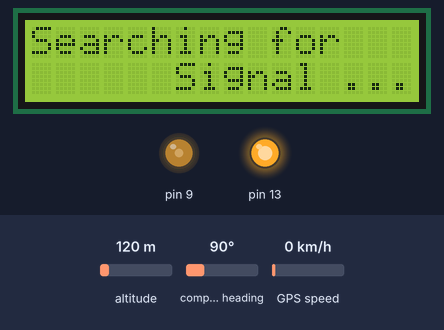
The sketch below on a simulated Arduino Uno, built with avr-gcc and run on an emulated ATmega328P. Shown: 16×2 character LCD, output pins drawn as LEDs (lit = HIGH). The inputs (shaded band) are chosen by the test bench; at power-on: altitude 120 m, compass heading 90°, GPS speed 0 km/h. The GPS gets a fix after 3 s at 37.7749, -122.4194 with 8 satellites.

Above: at 0.1 s.
At 3.2 s:
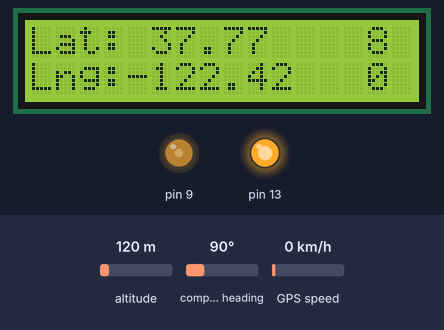

The sketch:

FinalGPS.ino
```cpp
#include <SoftwareSerial.h>
#include <LiquidCrystal.h>
#include <TinyGPS++.h>

#define RXPin 8
#define TXPin 3
#define GPSBaud 9600
#define SAT_MAX 32

SoftwareSerial ss(RXPin, TXPin);
TinyGPSPlus gps;
TinyGPSCustom prnMsg[4];
TinyGPSCustom elevMsg[4];
TinyGPSCustom azimMsg[4];
LiquidCrystal lcd(12, 11, 10, 7, 6, 5, 4);

typedef struct {
	int elev;
	int azim;
	int prn;
	bool found;
} FoundSat;

double latt;
double lon;
int numFound;
FoundSat sats[SAT_MAX];

void setup(void);
void loop(void);
void readGPS(void);
void update(void);
void render(void);
void gpgsvHandler(void);

void setup() {
	//variable initialization
	latt = 0.0;
	lon = 0.0;
	numFound = 0;

	//sets all 32 possible sats to not found
	for (int i = 0; i < SAT_MAX; i++) {
		sats[i].found = false;
	}

	//initializes custom nmea parsers
	prnMsg[0].begin(gps, "GPGSV", 4);
	prnMsg[1].begin(gps, "GPGSV", 8);
	prnMsg[2].begin(gps, "GPGSV", 12);
	prnMsg[3].begin(gps, "GPGSV", 16);
	elevMsg[0].begin(gps, "GPGSV", 5);
	elevMsg[1].begin(gps, "GPGSV", 9);
	elevMsg[2].begin(gps, "GPGSV", 13);
	elevMsg[3].begin(gps, "GPGSV", 17);
	azimMsg[0].begin(gps, "GPGSV", 6);
	azimMsg[1].begin(gps, "GPGSV", 10);
	azimMsg[2].begin(gps, "GPGSV", 14);
	azimMsg[3].begin(gps, "GPGSV", 18);

	//lcd initial setup
	pinMode(9, OUTPUT);
	analogWrite(9, 100);
	pinMode(13, OUTPUT);
	digitalWrite(13, HIGH);

	//display intial screen
	lcd.begin(16,2);
  	lcd.clear();
  	lcd.setCursor(0,0);
  	lcd.print("Searching for");
  	lcd.setCursor(6,2);
  	lcd.print("Signal ...");
  	ss.begin(GPSBaud);
}

void loop() {
	readGPS();
	update();
}

/** Receives data from the gps if available */
void readGPS() {
	while (ss.available() > 0) {
		gps.encode(ss.read());
		if (azimMsg[3].isUpdated())
			gpgsvHandler();
	}
}

/** Processes the data read by readGPS() */
void update() {
	if (gps.location.isUpdated()) {
		latt = gps.location.lat();
		lon = gps.location.lng();
		render();
	}
}

/** Displays info on the lcd */
void render() {
	lcd.clear();
	lcd.setCursor(0,0);
	lcd.print("Lat: ");
	lcd.print(latt);
	lcd.setCursor(14,0);
	lcd.print(gps.satellites.value());
	lcd.setCursor(0,1);
	lcd.print("Lng:");
	lcd.print(lon);
	lcd.setCursor(14,1);
	lcd.print(numFound);
}

/** Checks if satellite exists in array, adds if not */
void gpgsvHandler() {
	for (int i = 0; i < 4; i++) {
		for (int n = 0; n < SAT_MAX; n++) {
			if (!sats[n].found) {
				sats[n].prn = *prnMsg[i].value();
				sats[n].elev = *elevMsg[i].value();
				sats[n].azim = *azimMsg[i].value();
				sats[n].found = true;
				numFound++;
				break;
			}
			if (*prnMsg[i].value() == sats[n].prn) {
				break;
			}
		}
	}
}
```
